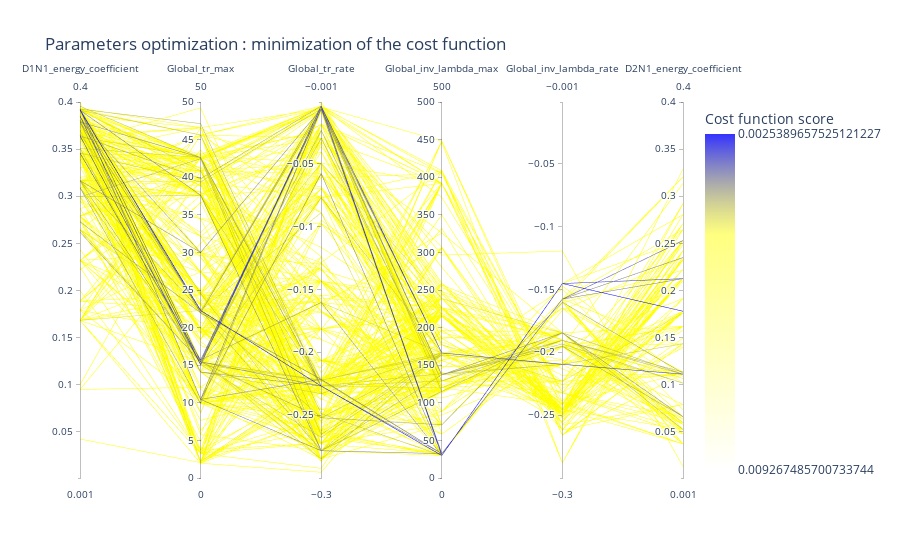

Notebook source saved alongside this figure:
### Code cell
viewer.parallel_coordinates(1000, unselected_opacity=0)

### Figure 1 — Plotly figure (JSON) as saved in the notebook; plotly's stock layout.template omitted (floating-point values rounded to 4 significant figures; data arrays with more than 128 entries replaced by an {"elided": "..."} marker saying what was removed)
{"data": [{"dimensions": [{"label": "D1N1_energy_coefficient", "range": [0.001, 0.4], "values": {"elided": "1000 float values"}}, {"label": "Global_tr_max", "range": [0, 50], "values": {"elided": "1000 float values"}}, {"label": "Global_tr_rate", "range": [-0.3, -0.001], "values": {"elided": "1000 float values"}}, {"label": "Global_inv_lambda_max", "range": [0, 500], "values": {"elided": "1000 float values"}}, {"label": "Global_inv_lambda_rate", "range": [-0.3, -0.001], "values": {"elided": "1000 float values"}}, {"label": "D2N1_energy_coefficient", "range": [0.001, 0.4], "values": {"elided": "1000 float values"}}], "line": {"color": {"elided": "1000 float values"}, "colorbar": {"tickmode": "array", "ticktext": [0.002539, 0.009267], "tickvals": [-0.002539, -0.009267], "title": {"text": "Cost function score"}}, "colorscale": [[0, "rgba(0, 0, 255, 0.8)"], [0.3, "rgba(255,255,0,0.5)"], [1, "rgba(255,255,0,0.0)"]], "reversescale": true, "showscale": true}, "type": "parcoords", "unselected": {"line": {"opacity": 0}}}], "layout": {"coloraxis": {"colorbar": {"title": {"text": "Fitness"}}}, "title": {"text": "Parameters optimization : minimization of the cost function"}}}
